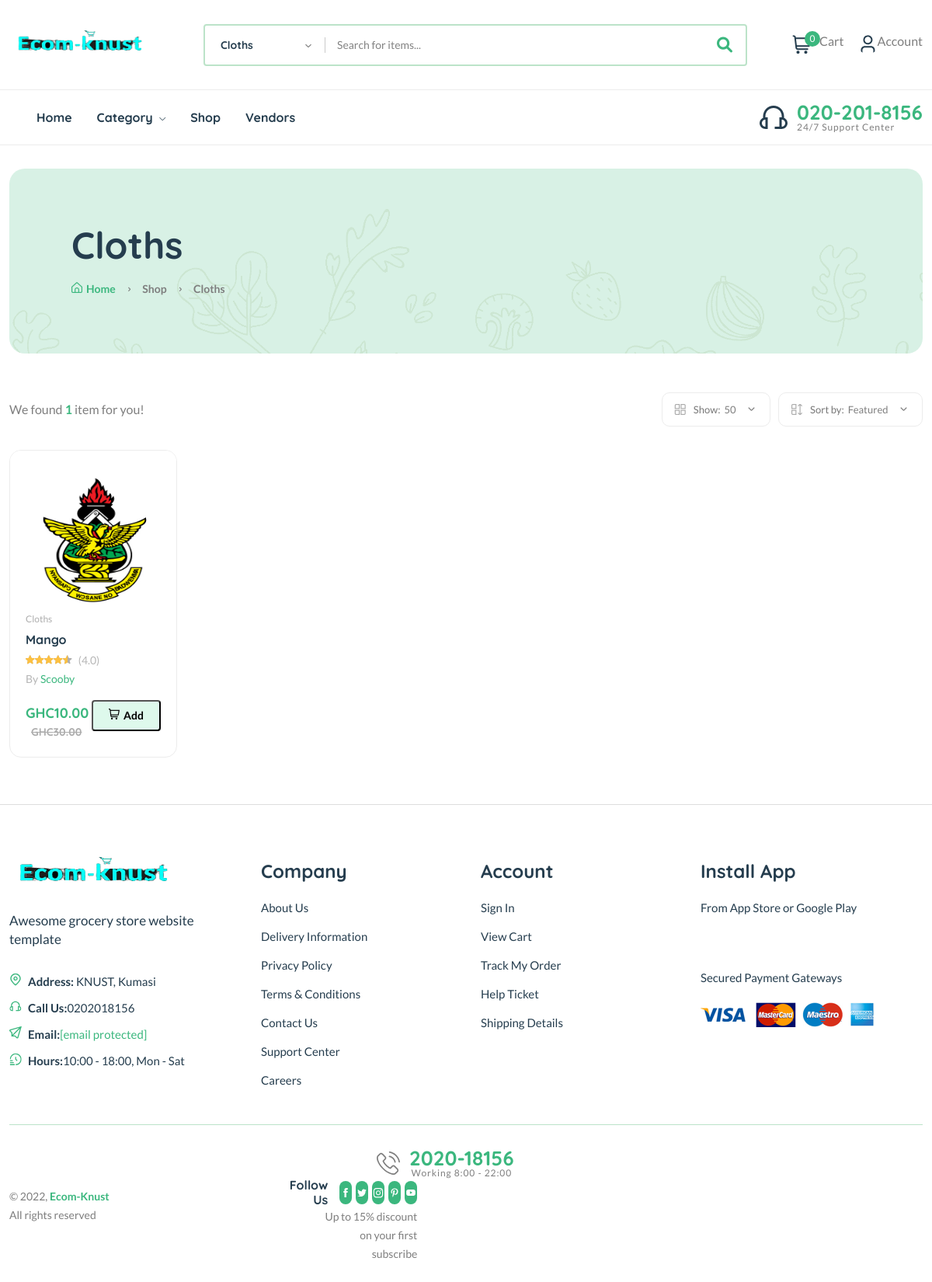
/category/catce55433121/, run on the app's committed database.
### core/models.py (models this page shows, shortened)
class Category(models.Model):
    cid = ShortUUIDField(unique=True, length=10, max_length=20, prefix="cat", alphabet="abcdefgh12345")
    title = models.CharField(max_length=100, default="Food")
    image = models.ImageField(upload_to="category", default="cateorgy.jpg")
    class Meta:
        verbose_name_plural = "Categories"
    def __str__(self):
        return self.title

class Product(models.Model):
    pid = ShortUUIDField(unique=True, length=10, max_length=20, alphabet="abcdefgh12345")
    title = models.CharField(max_length=100, default="Fresh Pear")
    image = models.ImageField(upload_to=user_directory_path, default="product.jpg")
    description = RichTextUploadingField(null=True, blank=True, default="This is the product")
    user = models.ForeignKey(User, on_delete=models.CASCADE)
    category = models.ForeignKey(Category, on_delete=models.SET_NULL, null=True, related_name="category")
    price = models.DecimalField(decimal_places=2, max_digits=12, default=1.99)
    old_price = models.DecimalField(decimal_places=2, max_digits=12, default=1.99)
    specifications = RichTextUploadingField(null=True, blank=True)
    stock_count = models.CharField(max_length=100, default="10",  null=True, blank=True)
    tags = TaggableManager(blank=True)
    vendor = models.ForeignKey(Vendor, on_delete=models.CASCADE, related_name="vendor")
    product_status = models.CharField(choices=STATUS, max_length=10, default="in_review", null=True, blank=True)
    status = models.BooleanField(default=True)
    in_sock = models.BooleanField(default=True)
    sku = ShortUUIDField(unique=True, length=4, max_length=10, prefix="sku", alphabet="1234567890")
    date = models.DateTimeField(auto_now_add=True)
    updated = models.DateTimeField(null=True, blank=True)
    class Meta:
        verbose_name_plural = "Products"

class Vendor(models.Model):
    vid = ShortUUIDField(unique=True, length=10, max_length=20, prefix="ven", alphabet="abcdefgh12345")
    title = models.CharField(max_length=100, default="Charmy")
    image = models.ImageField(upload_to=user_directory_path, default="vendor.jpg")
    cover_image = models.ImageField(upload_to=user_directory_path, default="vendor.jpg")
    description = RichTextUploadingField(null=True, blank=True, default="This is a vendor")
    address = models.CharField(max_length=100, default="knust newsite, KNUST-Kumasi")
    contact = models.CharField(max_length=100, default=("+233 5457-63536"))
    user = models.OneToOneField(User, on_delete=models.CASCADE, unique=True)
    date = models.DateTimeField(auto_now_add=True, null=True, blank=True)
    paystack_payment_intent = models.CharField(max_length=1000, null=True, blank=True)
    class Meta:
        verbose_name_plural = "Vendors"
    def __str__(self):
        return self.title

### core/views.py (the view)
# urls.py: path('category/<cid>/', views.category_product_list, name='category-product-list'),
def category_product_list(request, cid):
    category = Category.objects.get(cid=cid)
    products = Product.objects.filter(category=category, product_status="published")
    context = {
        'category':category,
        'products': products
    }
    return render(request, 'core/category-product-list.html', context)

### core/context_processor.py (called while the page is built)
def default(request):
    user = request.user
    categories = Category.objects.all()
    vendors = Vendor.objects.all()
    min_max_price = Product.objects.aggregate(Min("price"), Max("price"))
    try:
        address = Address.objects.get(user=request.user)
    except:
        address = None
    return {
        'user': user,
        'categories': categories,
        'address': address,
        'vendors': vendors,
        'min_max_price': min_max_price,
    }

### templates/core/category-product-list.html (shortened to what this page needs)
{% extends "partials/base.html" %}
{% load static %}
{% block content %}
    <main class="main">
        <div class="page-header mt-30 mb-50">
            <div class="container">
                <div class="archive-header">
                    <div class="row align-items-center">
                        <div class="col-xl-3">
                            <h1 class="mb-15">{{category.title}}</h1>
                            <div class="breadcrumb">
                                <a href="index.html" rel="nofollow"><i class="fi-rs-home mr-5"></i>Home</a>
                                <span></span> Shop <span></span> {{category.title}}
                            </div>
                        </div>
                    </div>
                </div>
            </div>
        </div>
        <div class="container mb-30">
            <div class="row">
                <div class="col-12">
                    <div class="shop-product-fillter">
                        <div class="totall-product">
                            <p>We found <strong class="text-brand">{{products.count}}</strong> item{{products.count|pluralize}} for you!</p>
                        </div>
                        <div class="sort-by-product-area">
                            <div class="sort-by-cover mr-10">
                                <div class="sort-by-product-wrap">
                                    <div class="sort-by">
                                        <span><i class="fi-rs-apps"></i>Show:</span>
                                    </div>
                                    <div class="sort-by-dropdown-wrap">
                                        <span> 50 <i class="fi-rs-angle-small-down"></i></span>
                                    </div>
                                </div>
                            </div>
                            <div class="sort-by-cover">
                                <div class="sort-by-product-wrap">
                                    <div class="sort-by">
                                        <span><i class="fi-rs-apps-sort"></i>Sort by:</span>
                                    </div>
                                    <div class="sort-by-dropdown-wrap">
                                        <span> Featured <i class="fi-rs-angle-small-down"></i></span>
                                    </div>
                                </div>
                            </div>
                        </div>
                    </div>
                    <div class="row product-grid">
                        {% for product in products %}
                            <div class="col-lg-1-5 col-md-4 col-12 col-sm-6">
                                <div class="product-cart-wrap mb-30">
                                    <div class="product-img-action-wrap">
                                        <div class="product-img product-img-zoom">
                                            <a href="{% url 'core:product-detail' product.pid %}">
                                                <img class="default-img" src="{{product.image.url}}" style="height: 180px; width: 280px; object-fit: fill;"/>
                                            </a>
                                        </div>
                                    </div>
                                    <div class="product-content-wrap">
                                        <div class="product-category">
                                            <a href="{% url 'core:category-product-list' product.category.cid %}">{{category.title}}</a>
                                        </div>
                                        <h2><a href="{% url 'core:product-detail' product.pid %}">{{product.title}}</a></h2>
                                        <div class="product-rate-cover">
                                            <div class="product-rate d-inline-block">
                                                <div class="product-rating" style="width: 90%"></div>
                                            </div>
                                            <span class="font-small ml-5 text-muted"> (4.0)</span>
                                        </div>
                                        <div>
                                            <span class="font-small text-muted">By <a href="{% url 'core:vendor-detail' product.vendor.vid%}">{{product.vendor}}</a></span>
                                        </div>
                                        <div class="product-card-bottom">
                                            <div class="product-price">
                                                <span>GHC{{product.price}}</span>
                                                <span class="old-price">GHC{{product.old_price}}</span>
                                            </div>
                                            <div class="add-cart">
                                                <button class="add add-to-cart-btn" id="add-to-cart-btn" data-index="{{product.id}}"><i class="fi-rs-shopping-cart mr-5"></i>Add </button>                                            </div>
                                        </div>
                                    </div>
                                </div>
                            </div>
                        {% endfor %}
                    </div>
                </div>
            </div>
        </div>
    </main>
{% endblock content %}

### data on the page
Category: title "Cloths"
Product: image (picture), title "Mango", vendor "Scooby", price "10.00", old_price "30.00"

### other printed values
{{ request.session.cart_data_obj|length }} "0"
{{ products.count }} "1"
